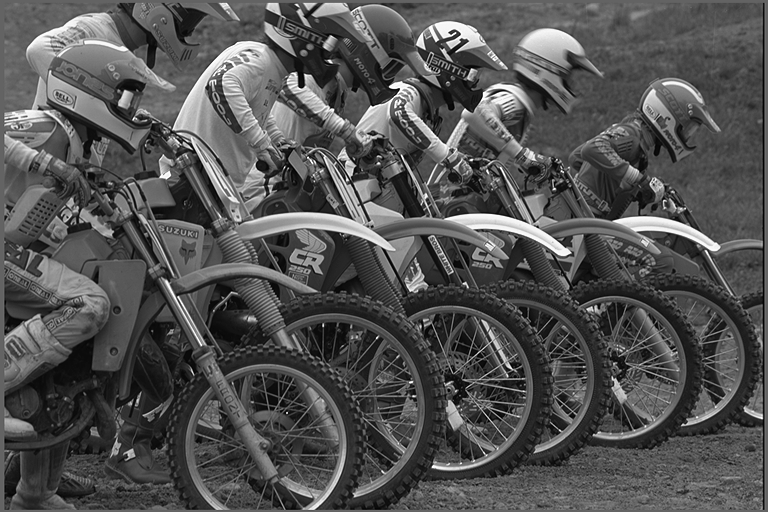
#> input picture Lab 2 Random Processes/python_code/img04g.tif, 768 x 512 px
$ python BetterSpecAnal.py
#> lines starting #> are read from the running program, lines starting #| are printed output that depends on the picture
import numpy as np
from PIL import Image
import matplotlib.pyplot as plt

def BetterSpecAnal(x):
	# The number of pixels in a chunk (one direction)
	N = 64

	# The number of windows in horiztontal and vertical directions
	NUM_WIN = 5

	# Create the 2-D Hamming window
	W = np.outer(np.hamming(N), np.hamming(N))

	# Set the coordinates of the initial position to iterate over NUM_WINxNUM_WIN windows
	h_start, v_start = np.subtract(im.size,(NUM_WIN*N, NUM_WIN*N)) // 2

	# Initialize the values of the FT with zeros
	Z = np.zeros((N,N))

	# Iterate over NUM_WINxNUM_WIN windows
	for v_chunk in range(NUM_WIN):
		for h_chunk in range(NUM_WIN):

			z = x[v_start+v_chunk*N:v_start+(v_chunk+1)*N, h_start+h_chunk*N:h_start+(h_chunk+1)*N]
			Z += (1/N)**2*np.abs(np.fft.fft2(z*W))**2

	# Normalize the result by the number of windows
	Z /= NUM_WIN * NUM_WIN

	# Use fftshift to move the zero frequencies to the center of the plot.
	Z = np.fft.fftshift(Z)

	# Compute the logarithm of the Power Spectrum.
	Zabs = np.log(Z)

	return Zabs


# Read in a gray scale TIFF image.
im = Image.open('img04g.tif')
#> im is the input picture: PIL image 768x512 L; min 0, max 255, mean 82.6
print('Read img04.tif.')
print('Image size: ', im.size)
#| Image size:  (768, 512)

# Display image object by PIL.
im.show(title='image')

# Import Image Data into Numpy array.
# The matrix x contains a 2-D array of 8-bit gray scale values.
x = np.array(im)
print('Data type: ', x.dtype)
#| Data type:  uint8

# Display numpy array by matplotlib.
plt.imshow(x, cmap=plt.cm.gray)
plt.title('Image')

# Set colorbar location. [left, bottom, width, height].
cax = plt.axes([0.9, 0.15, 0.04, 0.7])
plt.colorbar(cax=cax)
plt.show()
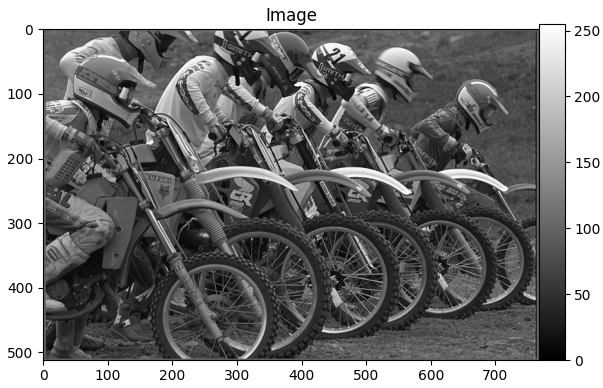
#> figure drawn by matplotlib, 2 panels

x = np.double(x)/255.0

N = 64

Zabs = BetterSpecAnal(x)
#> after the loop in BetterSpecAnal, `for v_chunk in range(NUM_WIN):`:
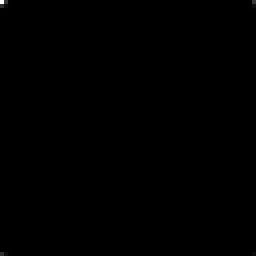
#> Z: shape (64, 64) float64 (shown 4 times larger); min 0.000119, max 882.3, mean 0.5; drawn with min black and max white
#> in BetterSpecAnal, `Zabs = np.log(Z)`:
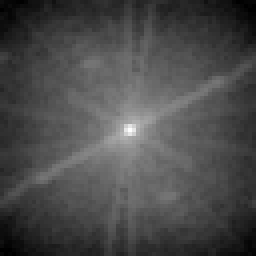
#> Zabs: shape (64, 64) float64 (shown 4 times larger); min -12.26, max 3.56, mean -7.63; drawn with min black and max white

# Plot the result using a 3-D mesh plot and label the x and y axises properly.
fig = plt.figure()
ax = fig.add_subplot(111, projection='3d')
a = b = np.linspace(-np.pi, np.pi, num = N)
X, Y = np.meshgrid(a, b)

surf = ax.plot_surface(X, Y, Zabs, cmap=plt.cm.coolwarm)
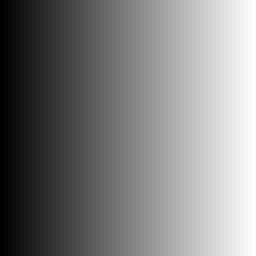
#> X: shape (64, 64) float64 (shown 4 times larger); min -3.14, max 3.14, mean 1.67e-16; drawn with min black and max white

ax.set_xlabel('$\\mu$ axis')
ax.set_ylabel('$\\nu$ axis')
ax.set_zlabel('Z Label')

fig.colorbar(surf, shrink=0.5, aspect=5)

plt.show()
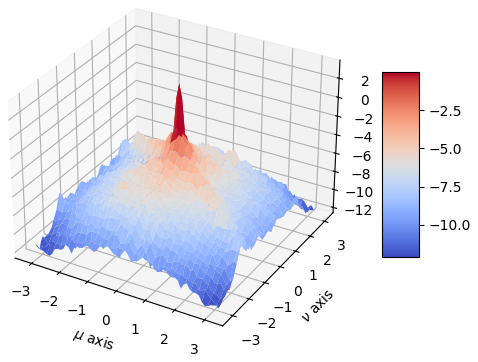
#> figure drawn by matplotlib, 2 panels
